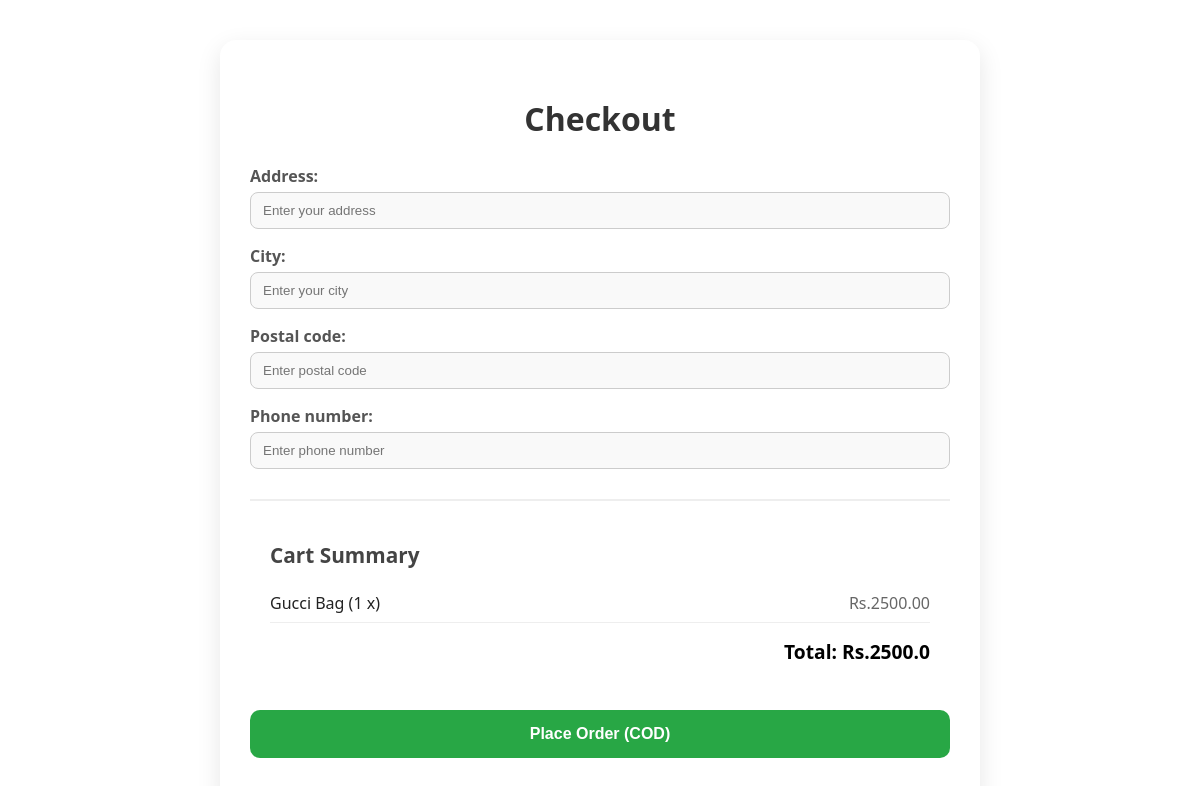
The app's page /checkout/ (signed in) with its own data.
### techspot_app/models.py (models this page shows, shortened)
class CartItemModel(models.Model):
    cart = models.ForeignKey(
        CartModel, on_delete=models.CASCADE, related_name="cart_items"
    )
    product = models.ForeignKey(
        ProductModel,
        on_delete=models.SET_NULL,
        null=True,
        blank=True,
        related_name="cart_items",
    )
    quantity = models.PositiveIntegerField(default=1)
    unit_price = models.DecimalField(
        max_digits=10,
        decimal_places=2,
        null=True,
        blank=True,
        help_text="Snapshot of the price at the time the item was added",
    )

class ProductModel(models.Model):
    product_category = models.ForeignKey(
        CategoryModel,
        related_name="productcategory",
        on_delete=models.CASCADE,
    )
    product_name = models.CharField(max_length=200, default="")
    product_description = models.CharField(max_length=200, default="")
    product_price = models.DecimalField(max_digits=10, decimal_places=2, default=0)
    product_image = models.ImageField(
        upload_to="productImage/", default="", null=True, blank=True
    )
    pro_sub_category = models.ForeignKey(
        Sub_CategoryModel,
        related_name="productSubCategory",
        on_delete=models.CASCADE,
        null=True,
        blank=True,
    )
    product_stock = models.IntegerField(default=0)
    product_discount = models.DecimalField(max_digits=5, decimal_places=2, default=0)

### techspot_app/views.py (the view)
# urls.py: path("checkout/", checkout, name="checkout"),
@transaction.atomic
def checkout(request):
    user_id = request.session.get("user_id")
    if not user_id:
        return redirect("login")  # Fallback if user_id isn't in session
    custom_user = get_object_or_404(UserModel, id=user_id)
    cart = CartModel.objects.filter(user=custom_user.id, is_active=True).first()
    if not cart:
        return redirect("cart_Detail")
    cart_items = CartItemModel.objects.filter(cart=cart)
    if not cart_items.exists():
        return redirect("cart_Detail")
    total_price = sum(
        float(item.product.product_price) * item.quantity for item in cart_items
    )
    if request.method == "POST":
        form = ShippingForm(request.POST)
        if form.is_valid():
            shipping = form.save(commit=False)
            shipping.user = custom_user
            try:
                shipping.save()  # ✅ Must succeed before using in Order
            except Exception as e:
                messages.error(request, "Failed to save shipping info.")
                return redirect("checkout")
            order = OrderModel.objects.create(
                user=custom_user,
                shipping_info=shipping,
                total_price=total_price,
                payment_method="COD",
                status="Confirmed",
            )
            for item in cart_items:
                if not item.product:
                    return redirect("cart_Detail")
                OrderItemModel.objects.create(
                    order=order,
                    product=item.product,
                    quantity=item.quantity,
                    price=item.product.product_price,
                )
                item.product.product_stock -= item.quantity
                item.product.save()
            cart.is_active = False
            cart.save()
            cart_items.delete()
            return redirect("order_success", order_id=order.id)
    else:
        form = ShippingForm()
    return render(
        request,
        "content/checkout.html",
        {"form": form, "cart_items": cart_items, "total_price": total_price},
    )

### techspot_app/forms.py
class ShippingForm(forms.ModelForm):
    class Meta:
        model = ShippingInfoModel
        fields = ["address", "city", "postal_code", "phone_number"]
        widgets = {
            "address": forms.TextInput(
                attrs={"class": "form-control", "placeholder": "Enter your address"}
            ),
            "city": forms.TextInput(
                attrs={"class": "form-control", "placeholder": "Enter your city"}
            ),
            "postal_code": forms.TextInput(
                attrs={"class": "form-control", "placeholder": "Enter postal code"}
            ),
            "phone_number": forms.TextInput(
                attrs={"class": "form-control", "placeholder": "Enter phone number"}
            ),
        }

### techspot_app/templates/content/checkout.html (shortened to what this page needs)
<div class="checkout-container">
  <h2 class="checkout-title">Checkout</h2>
  <form method="post" class="checkout-form">
    <div class="form-section">{{ form.as_p }}</div>
    <div class="cart-summary">
      <h3>Cart Summary</h3>
      <ul>
        {% for item in cart_items %}
        <li>
          <span class="product-name"
            >{{ item.product.product_name }} ({{ item.quantity }} x)</span
          >
          <span class="product-details"
            >Rs.{{ item.product.product_price }}</span
          >
        </li>
        {% endfor %}
      </ul>
      <div class="total-price">
        <strong>Total: Rs.{{ total_price }}</strong>
      </div>
    </div>
    <button type="submit" class="submit-btn">Place Order (COD)</button>
  </form>
</div>

### techspot_app/templates/content/checkout.html (style rules this page uses)
.checkout-container { max-width: 700px; margin: 40px auto; padding: 30px; background-color: #ffffff; border-radius: 16px; box-shadow: 0 8px 25px rgba(0, 0, 0, 0.1); font-family: "Segoe UI", sans-serif; }
.checkout-title { text-align: center; font-size: 2rem; color: #333; margin-bottom: 25px; }
.checkout-form .form-section p { margin-bottom: 15px; }
.checkout-form label { display: block; font-weight: bold; margin-bottom: 5px; color: #555; }
.checkout-form input, .checkout-form select, .checkout-form textarea { width: 100%; padding: 10px 12px; border: 1px solid #ccc; border-radius: 8px; background-color: #f9f9f9; transition: border-color 0.3s ease; }
.cart-summary { margin-top: 30px; padding: 20px; border-top: 2px solid #eee; }
.cart-summary h3 { margin-bottom: 15px; font-size: 1.3rem; color: #444; }
.cart-summary ul { list-style-type: none; padding: 0; margin: 0; }
.cart-summary li { display: flex; justify-content: space-between; padding: 8px 0; border-bottom: 1px solid #eee; }
.product-name { font-weight: 500; color: #222; }
.product-details { color: #666; }
.total-price { margin-top: 15px; font-size: 1.2rem; color: #000; text-align: right; }
.submit-btn { width: 100%; padding: 15px; background-color: #28a745; color: white; font-size: 1rem; font-weight: bold; border: none; border-radius: 10px; cursor: pointer; margin-top: 25px; transition: background-color 0.3s ease; }

### records on screen
CartItemModel: product.product_name "Gucci Bag", quantity "1", product.product_price "2500.00"

### other values on screen
{{ total_price }} "2500.0"
